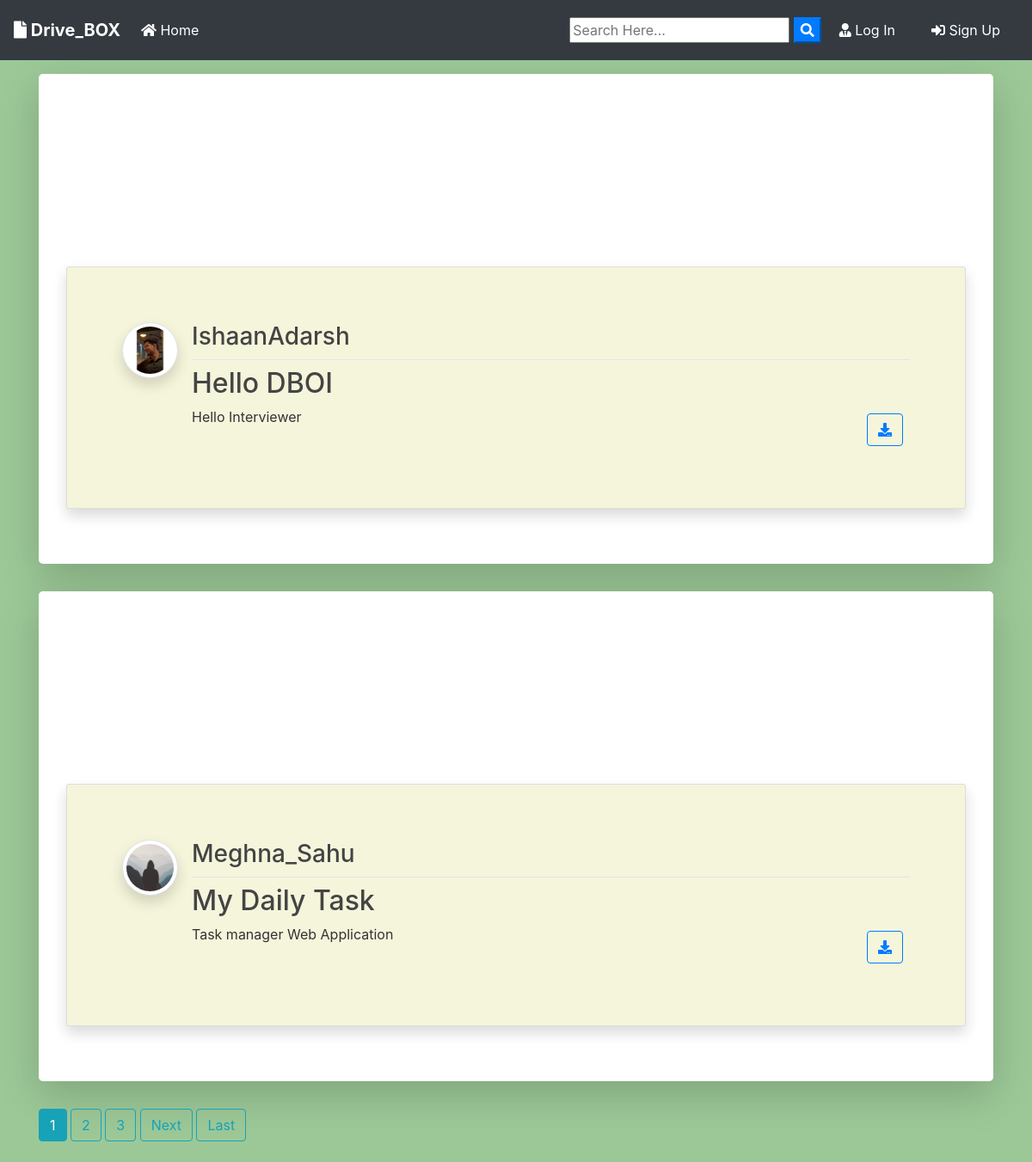
The page / on the database its author committed.
### blog/models.py (models this page shows, shortened)
class Post(models.Model):
	title = models.CharField(max_length=100)
	file = models.FileField(null=True,blank=True,upload_to='Files')
	content = models.TextField()
	date_posted = models.DateTimeField(default=timezone.now)
	author = models.ForeignKey(User, on_delete=models.CASCADE)

### users/models.py (models this page shows, shortened)
class Profile(models.Model):
    user = models.OneToOneField(User, on_delete=models.CASCADE, null=True, blank=True)
    image = models.ImageField(default="default.jpg", upload_to="profile_pics")
    auth_token = models.CharField(max_length=1000, default="")
    username = models.CharField(max_length=1000, default="")
    password = models.CharField(max_length=1000, default="")
    email = models.EmailField(default="")
    is_verified = models.BooleanField(default=False)

### blog/views.py (the view)
# urls.py: path('', PostListView.as_view(), name='blog-home'),
class PostListView(ListView):
    model = Post
    template_name = 'blog/home.html'  # <app>/<model>_<viewtype>.html
    context_object_name = 'posts'
    ordering = ['-date_posted']
    paginate_by = 2

### blog/templates/blog/home.html (shortened to what this page needs)
{% extends "blog/base.html" %}
{% block content %}
    {% for post in posts %}
      <div class="jumbotron mt-3 bg-white shadow-lg">
      <article class="media content-section shadow">
        <a href="{{ post.author.profile.image.url }} " target="_blank"> <img src="{{ post.author.profile.image.url }}  " alt="" class="article-img rounded-circle img-thumbnail img-fluid shadow">
        </a>
        <div class="media-body">
          <div class="article-metadata d-flex justify-content-between">
            <a class="mr-2 " href="{% url 'user-posts' post.author.username  %}"><h3>{{ post.author }}</h3></a>
          </div>
          <h2><a class="article-title text-justify " href="{% url 'post-detail' post.id %}">{{ post.title }}</a></h2>
          <div class="d-flex justify-content-between">
            <p class="article-content text-justify text-truncate overflow-hidden">{{ post.content }}</p>
            {% if post.file %}
          <div class="form-group mt-0 pt-0  m-2">
            <a class="btn btn-outline-primary  btn-d "  href="{{ post.file.url }}"  download type="submit"><i class="fas fa-download"></i></a>
          </div>
          {% endif %}
          </div>
        </div>
      </article>
      </div>
    {% endfor %}
    {% if is_paginated %}
      {% for num in page_obj.paginator.page_range %}
        {% if page_obj.number == num %}
          <a class="btn btn-info mb-4" href="?page={{ num }}">{{ num }}</a>
        {% elif num > page_obj.number|add:'-3' and num < page_obj.number|add:'3' %}
          <a class="btn btn-outline-info mb-4" href="?page={{ num }}">{{ num }}</a>
        {% endif %}
      {% endfor %}
      {% if page_obj.has_next %}
        <a class="btn btn-outline-info mb-4" href="?page={{ page_obj.next_page_number }}">Next</a>
        <a class="btn btn-outline-info mb-4" href="?page={{ page_obj.paginator.num_pages }}">Last</a>
      {% endif %}
    {% endif %}
{% endblock content %}

### static/blog/main.css (style rules this page uses)
body { background : #9CC897; color: #333333; margin-top: 0; }
h1, h2, h3, h4, h5, h6 { color: #444444; }
.content-section { background: beige; padding: 10px 20px; border: 1px solid #dddddd; border-radius: 3px; margin-top: 10rem; }
.article-title { color: #444444; }
.article-content { white-space: pre-line; }
.article-img { height: 65px; width: 65px; margin-right: 16px; }
.article-metadata { padding-bottom: 1px; margin-bottom: 4px; border-bottom: 1px solid #e3e3e3 }
.content-section { padding: 4rem; }

### rows shown on the page
Post: author.profile.image (picture), author "IshaanAdarsh", title "Hello DBOI", content "Hello Interviewer"
Post: author.profile.image (placeholder picture), author "Meghna_Sahu", title "My Daily Task", content "Task manager Web Application"

### other values the page prints
{{ num }} "1"
{{ num }} "2" "3"
